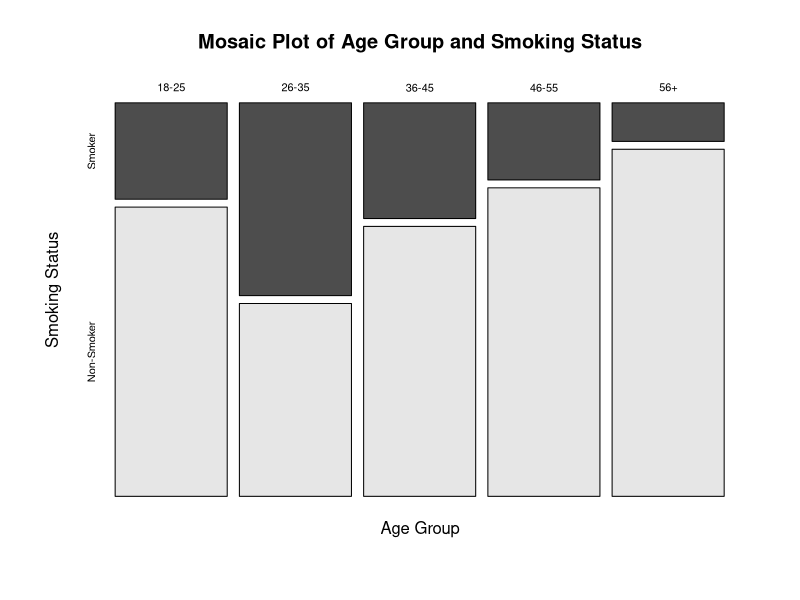

This figure's R source:
## ---- chunk 1
# Sample data: smoking habits of different age groups
age_groups <- c("18-25", "26-35", "36-45", "46-55", "56+")
smoking_status <- c("Smoker", "Non-Smoker")
data <- matrix(c(25, 75, 50, 50, 30, 70, 20, 80, 10, 90), nrow = 5, byrow = TRUE)
colnames(data) <- smoking_status
rownames(data) <- age_groups

# Perform Chi-Square test of independence
chi_square_test <- chisq.test(data)

# Print the result
print(chi_square_test)

## ---- chunk 2
# Mosaic plot
mosaicplot(data, main = "Mosaic Plot of Age Group and Smoking Status", xlab ="Age Group",
             ylab ="Smoking Status" , color = TRUE)

## ---- chunk 3
# Sample data: color distribution of candies
observed <- c(50, 30, 20)
expected <- c(40, 40, 20)

# Perform Chi-Square goodness-of-fit test
chi_square_gof <- chisq.test(observed, p = expected/sum(expected))

# Print the result
print(chi_square_gof)

